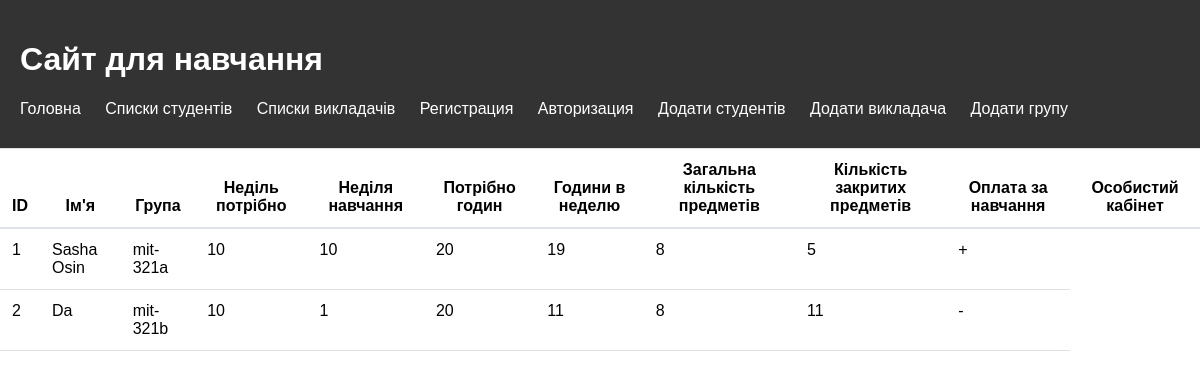
The app's page /list_students, older data.
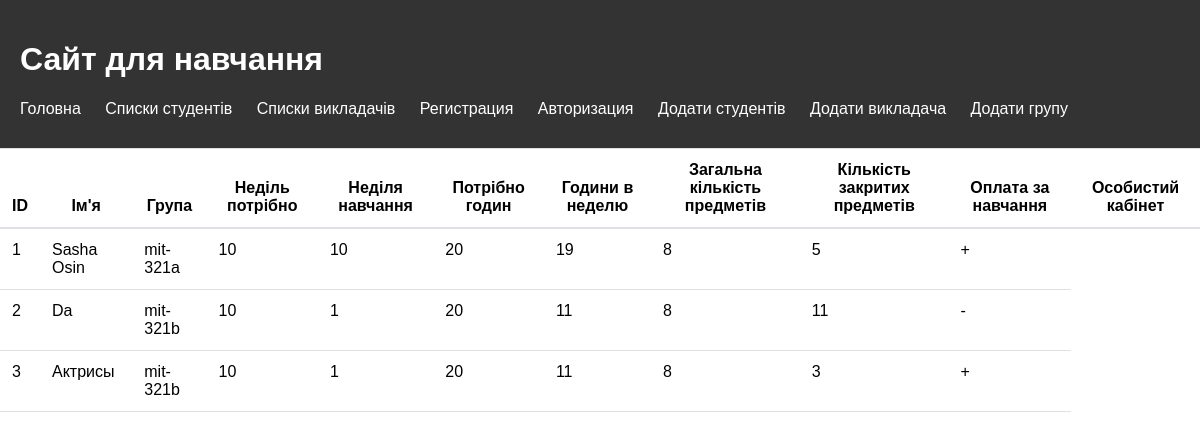
The same page, newer data.
### edu/models.py (models this page shows, shortened)
class Student(models.Model):
    name = models.CharField(max_length=100)
    group = models.ForeignKey(Group, on_delete=models.CASCADE)
    study_week_need = models.PositiveIntegerField(default=10)
    study_week = models.PositiveIntegerField(default=0)
    hour_need = models.PositiveIntegerField(default=20)
    hour_study_week = models.PositiveIntegerField(default=0)
    subject_need = models.PositiveIntegerField(default=8)
    count_subject = models.PositiveIntegerField(default=0)
    pay_for_study = models.BooleanField(default=True)

class Group(models.Model):
    name = models.CharField(max_length=100)
    def __str__(self):
        return self.name

### edu/views.py (the view)
# urls.py: path('list_students',ListStudentsView.as_view(),name='list'),
class ListStudentsView(View):
    def check_scholarship(self,hour_study_week, hour_need):
        average_grade = (hour_study_week / hour_need) * 100
        if average_grade >= 90:
            return True
        else:
            return False
    def get(self, request):
        students = Student.objects.all()
        student_list = []
        for student in students:
            c = self.check_scholarship(student.hour_study_week, student.hour_need)
            student_list.append(c)
        context = {'student_list': student_list,'student':students}
        return render(request, 'list_students.html', context=context)

### templates/list_students.html
{% extends 'base.html' %}
{% load static %}
{% block style %}
    <link rel="stylesheet" type="text/css" href="{% static 'css/liststyle.css' %}">
{% endblock style %}
{% block content %}
<table>
  <thead>
    <tr>
      <th>ID</th>
      <th>Ім'я</th>
      <th>Група</th>
      <th>Неділь потрібно</th>
      <th>Неділя навчання</th>
      <th>Потрібно годин</th>
      <th>Години в неделю</th>
      <th>Загальна кількість предметів</th>
      <th>Кількість закритих предметів</th>
      <th>Оплата за навчання</th>
      <th>Особистий кабінет</th>
    </tr>
  </thead>
  <tbody>
    {% for i in student %}
      <tr>
        <td>{{ i.id }}</td>
        <td>{{ i.name }}</td>
        <td>{{ i.group }}</td>
        <td>{{ i.study_week_need }}</td>
        <td>{{ i.study_week }}</td>
        <td>{{ i.hour_need }}</td>
        <td>{{ i.hour_study_week }}</td>
        <td>{{ i.subject_need }}</td>
        <td>{{ i.count_subject }}</td>
        {% if i.pay_for_study == True %}
        <td>+</td>
        {% else %}
        <td>-</td>
        {% endif %}
    {% endfor %}
  </tbody>
</table>
{% endblock content %}

### templates/base.html (shortened to what this page needs)
{% load static %}
<!DOCTYPE html>
<html>
<head>
    {% block style %}
    {% endblock style %}
    <link rel="stylesheet" type="text/css" href="{% static 'css/style.css' %}">
</head>
<body>
<header>
    <h1>Сайт для навчання</h1>
    <nav>
        <ul>
            <li><a href="{% url 'main' %}">Головна</a></li>
            <li><a href="{% url 'list' %}">Списки студентів</a></li>
            <li><a href="{% url 'teacher' %}">Списки викладачів</a></li>
            {% if user.is_authenticated %}
            <li><a href="#">{{ user.username }}</a></li>
            <li><a href="{% url 'logout' %}">Выход</a></li>
            {% else %}
            <li><a href="{% url 'register' %}">Регистрация</a></li>
            <li><a href="{% url 'login' %}">Авторизация</a></li>
            {% endif %}
            <li><a href="{% url 'new_student' %}">Додати студентів</a></li>
            <li><a href="{% url 'new_teacher' %}">Додати викладача</a></li>
            <li><a href="{% url 'new_group' %}">Додати групу</a></li>
        </ul>
    </nav>
</header>
{% block content %}
{% endblock content %}
</body>
</html>

### static/css/liststyle.css (style rules this page uses)
table { border-collapse: collapse; width: 100%; margin-bottom: 1rem; background-color: #fff; }
table th, table td { padding: 0.75rem; vertical-align: top; border-top: 1px solid #dee2e6; }
table th { vertical-align: bottom; border-bottom: 2px solid #dee2e6; }
table td { border-bottom: 1px solid #dee2e6; }

### static/css/style.css (style rules this page uses)
body { font-family: Arial, sans-serif; margin: 0; }
header { background-color: #333; color: #fff; padding: 20px; }
nav ul { list-style: none; margin: 0; padding: 0; }
nav li { display: inline-block; margin-right: 20px; }
nav li:last-child { margin-right: 0; }
nav a { color: #fff; text-decoration: none; }
ul { list-style: none; margin: 0; padding: 0; }
li { margin-bottom: 10px; }
a { color: #333; text-decoration: none; }

Row changes from the older to the newer data that the page shows:
added Student: id "3", name "Актрисы", group "mit-321b", study_week_need "10", study_week "1", hour_need "20", hour_study_week "11", subject_need "8", count_subject "3"
